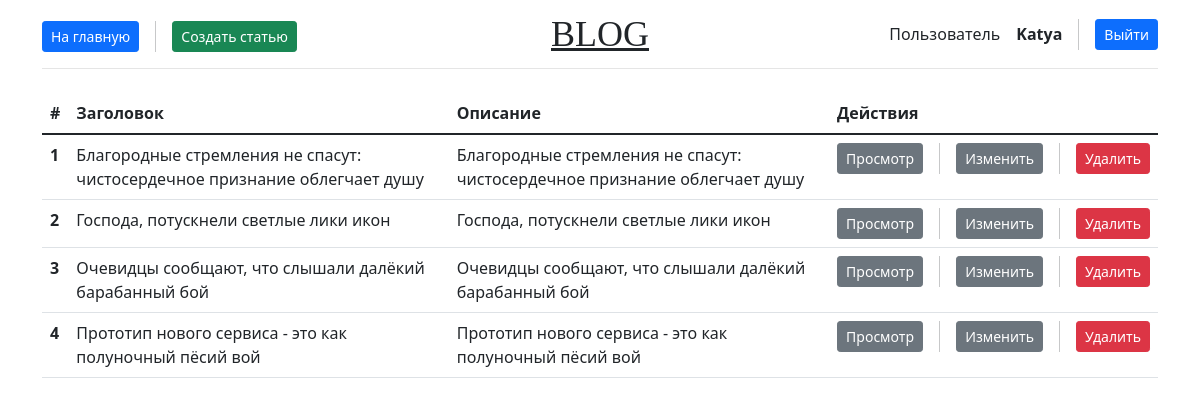
Page /author/ (signed in) on the committed database.
### application/models.py (models this page shows, shortened)
class Article(models.Model):
    objects = None
    title = models.CharField(max_length=255, verbose_name='Заголовок')
    description = models.CharField(max_length=255, verbose_name='Описание')
    content = models.TextField(verbose_name='Содержание')
    slug = models.SlugField(unique=True, verbose_name='Ссылка')
    author = models.ForeignKey(User, on_delete=models.CASCADE, verbose_name='Автор')
    is_published = models.BooleanField(default=True, verbose_name='Опубликовано')
    created_date = models.DateTimeField(auto_now_add=True, verbose_name='Дата создания')
    updated_date = models.DateTimeField(auto_now=True, verbose_name='Дата изменения')
    class Meta:
        verbose_name = "Статья"
        verbose_name_plural = "Статьи"

### application/views.py (the view)
# urls.py: path('author/', views.AuthorArticles.as_view(), name='author'),
class AuthorArticles(LoginRequiredMixin, gc.ListView):
    model = ml.Article
    template_name = "author.html"
    context = "Статьи автора"
    def get_queryset(self):
        return ml.Article.objects.filter(author=self.request.user)
    def get_context_data(self, *, object_list=None, **kwargs):
        context = super().get_context_data(**kwargs)
        context["title"] = self.context
        return context

### application/templates/author.html (shortened to what this page needs)
<!doctype html>
{% load static %}
<html lang="en">
<head>
  <link href="{% static 'css/bootstrap.min.css' %}" type="text/css" rel="stylesheet">
  <link href="{% static 'css/blog.rtl.css' %}" type="text/css" rel="stylesheet">
  <link href="{% static 'css/blog.css' %}" type="text/css" rel="stylesheet">
</head>
<body>
<div class="container">
  <header class="blog-header py-3">
    <div class="row flex-nowrap justify-content-between align-items-center">
      <div class="col-4 pt-1">
        {% if user.is_authenticated %}
        <div class="hstack gap-3">
              <a class="btn btn-sm btn-primary" href="{% url 'index' %}">На главную</a>
              <a class="btn btn-sm btn-success" href="{% url 'create' %}">Создать статью</a>
          </div>
        {% endif %}
      </div>
      <div class="col-4 text-center">
        <a class="blog-header-logo text-dark" href="{% url 'index' %}">BLOG</a>
      </div>
      <div class="col-4 d-flex justify-content-end align-items-center">
        {% if user.is_authenticated %}
        <div class="hstack gap-3">
          Пользователь <b>{{user.get_username}}</b>
          <a class="btn btn-sm btn-primary" href="{% url 'logout' %}">Выйти</a>
        </div>
        {% else %}
          <a class="btn btn-sm btn-primary" href="{% url 'login' %}">Войти</a>
        {% endif %}
      </div>
    </div>
  </header>
</div>
<main class="container">
  <br>
  <table class="table">
  <thead>
    <tr>
      <th scope="col">#</th>
      <th scope="col">Заголовок</th>
      <th scope="col">Описание</th>
      <th scope="col">Действия</th>
    </tr>
  </thead>
  <tbody>
  {% for article in object_list %}
    <tr>
      <th scope="row">{{ forloop.counter }}</th>
      <td>{{ article.title }}</td>
      <td>{{ article.description }}</td>
      <td>
        <div class="hstack gap-3">
          <a href="{% url 'show' article.slug %}" class="btn btn-secondary btn-sm" target="_blank">Просмотр</a>
          <a href="{% url 'edit' article.slug %}" class="btn btn-secondary btn-sm">Изменить</a>
          <form method="POST" action="{% url 'delete' article.slug %}">
            <button type="submit" class="btn btn-danger btn-sm">Удалить</button>
          </form>
        </div>
      </td>
    </tr>
  {% endfor %}
  </tbody>
</table>
</main>
</body>
</html>

### application/static/css/blog.rtl.css (style rules this page uses)
.blog-header { line-height: 1; border-bottom: 1px solid #e5e5e5; }
.blog-header-logo { font-family: Amiri, Georgia, "Times New Roman", serif; font-size: 2.25rem; }

### application/static/css/blog.css (style rules this page uses)
.blog-header { line-height: 1; border-bottom: 1px solid #e5e5e5; }
.blog-header-logo { font-family: "Playfair Display", Georgia, "Times New Roman", serif; font-size: 2.25rem; }

### rows in the picture
Article: title "Благородные стремления не спасут: чистосердечное признание облегчает душу", description "Благородные стремления не спасут: чистосердечное признание облегчает душу"
Article: title "Господа, потускнели светлые лики икон", description "Господа, потускнели светлые лики икон"
Article: title "Очевидцы сообщают, что слышали далёкий барабанный бой", description "Очевидцы сообщают, что слышали далёкий барабанный бой"
Article: title "Прототип нового сервиса - это как полуночный пёсий вой", description "Прототип нового сервиса - это как полуночный пёсий вой"

### other values in the picture
{{ user.get_username }} "Katya"
